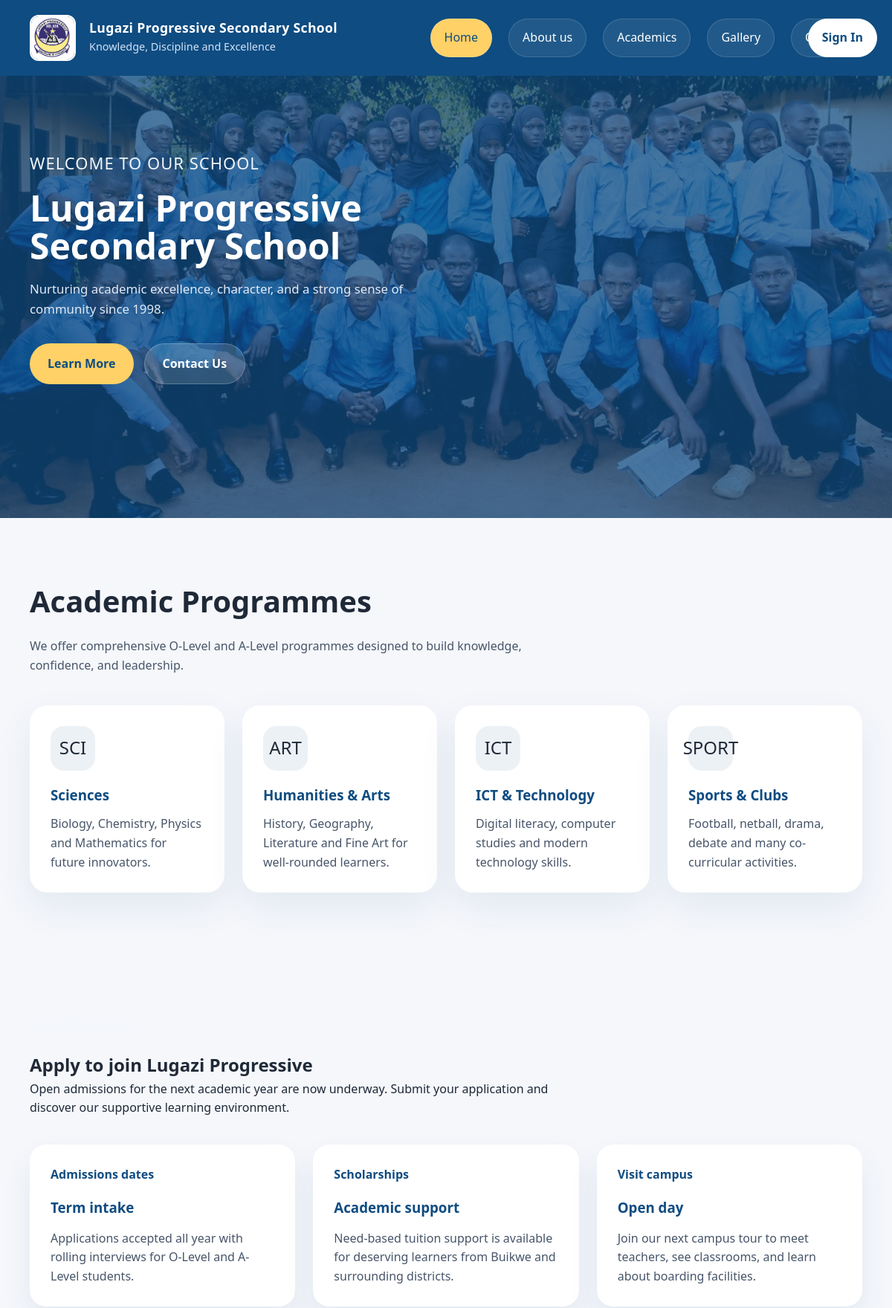
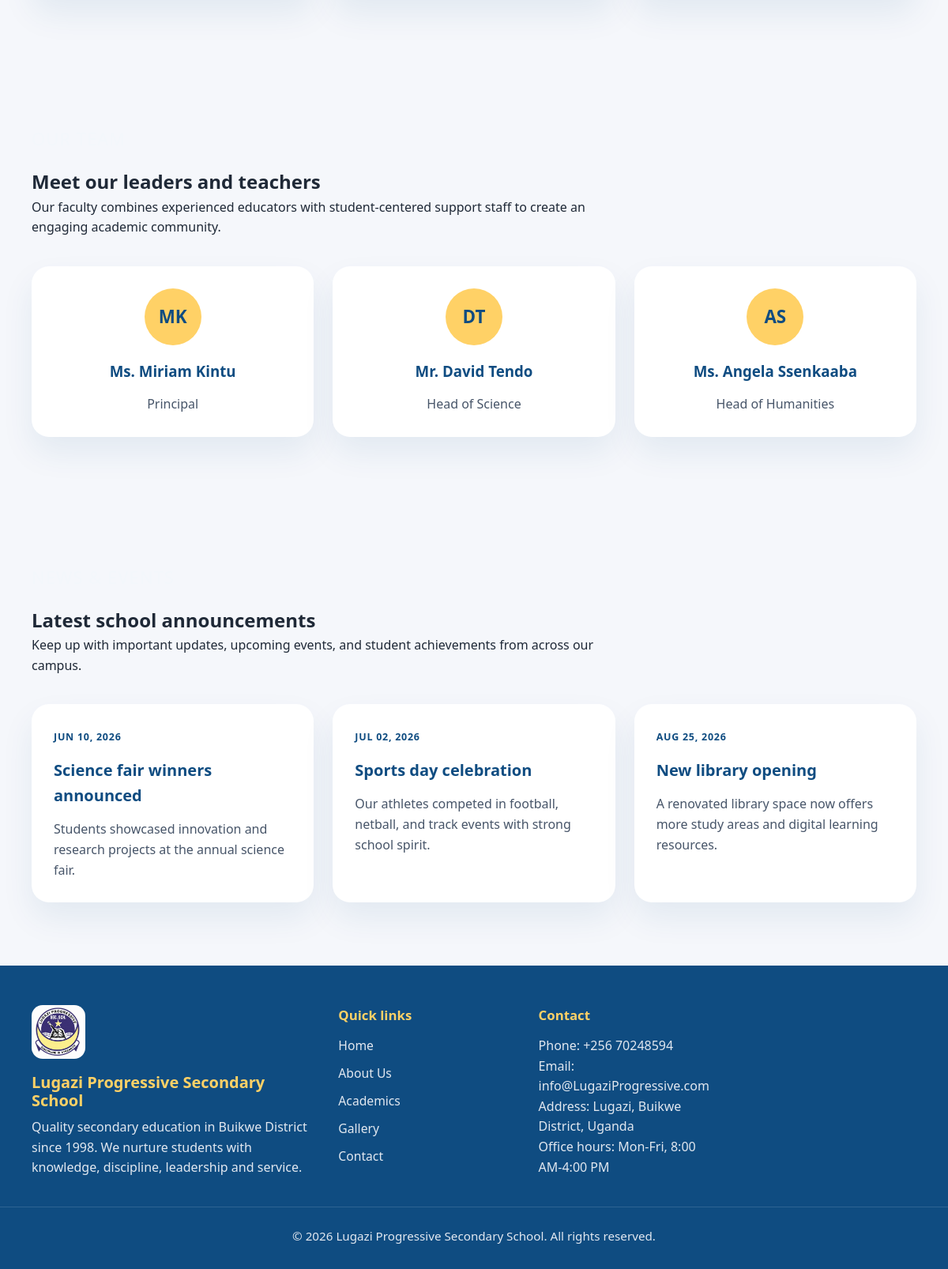
Page /pages/home.php on the committed database (2 pictures, top to bottom).
### tables this page shows
CREATE TABLE IF NOT EXISTS page_content (
  id INT UNSIGNED AUTO_INCREMENT PRIMARY KEY,
  page_key VARCHAR(40) NOT NULL,
  block_key VARCHAR(80) NOT NULL,
  title VARCHAR(255) NOT NULL DEFAULT '',
  body TEXT NOT NULL,
  UNIQUE KEY page_block (page_key, block_key)
);

CREATE TABLE IF NOT EXISTS programs (
  id INT UNSIGNED AUTO_INCREMENT PRIMARY KEY,
  icon VARCHAR(30) NOT NULL DEFAULT '',
  title VARCHAR(180) NOT NULL,
  description TEXT NOT NULL,
  sort_order INT NOT NULL DEFAULT 0,
  UNIQUE KEY program_title (title)
);

CREATE TABLE IF NOT EXISTS admissions (
  id INT UNSIGNED AUTO_INCREMENT PRIMARY KEY,
  label VARCHAR(180) NOT NULL,
  title VARCHAR(180) NOT NULL,
  description TEXT NOT NULL,
  sort_order INT NOT NULL DEFAULT 0,
  UNIQUE KEY admission_title (title)
);

CREATE TABLE IF NOT EXISTS staff_members (
  id INT UNSIGNED AUTO_INCREMENT PRIMARY KEY,
  name VARCHAR(180) NOT NULL,
  role VARCHAR(180) NOT NULL,
  initials VARCHAR(12) NOT NULL DEFAULT '',
  sort_order INT NOT NULL DEFAULT 0,
  UNIQUE KEY staff_name (name)
);

CREATE TABLE IF NOT EXISTS news_items (
  id INT UNSIGNED AUTO_INCREMENT PRIMARY KEY,
  published_at DATE NOT NULL,
  title VARCHAR(180) NOT NULL,
  description TEXT NOT NULL,
  sort_order INT NOT NULL DEFAULT 0,
  is_published TINYINT(1) NOT NULL DEFAULT 1,
  UNIQUE KEY news_title_date (title, published_at)
);

### includes/database.php (called while the page is built)
<?php
function database(): PDO
{
    static $pdo;
    if ($pdo instanceof PDO) {
        return $pdo;
    }
    $config = require __DIR__ . '/../config/config.php';
    $database = $config['database'];
    $dsn = sprintf(
        'mysql:host=%s;port=%s;dbname=%s;charset=utf8mb4',
        $database['host'],
        $database['port'],
        $database['name']
    );
    $pdo = new PDO($dsn, $database['user'], $database['password'], [
        PDO::ATTR_ERRMODE => PDO::ERRMODE_EXCEPTION,
        PDO::ATTR_DEFAULT_FETCH_MODE => PDO::FETCH_ASSOC,
        PDO::ATTR_EMULATE_PREPARES => false,
    ]);
    return $pdo;
}

### includes/functions.php (called while the page is built, shortened)
<?php
function escape(?string $value): string
{
    return htmlspecialchars($value ?? '', ENT_QUOTES | ENT_SUBSTITUTE, 'UTF-8');
}
function site_settings(): array
{
    static $settings;
    if ($settings === null) {
        $settings = require __DIR__ . '/../config/site.php';
    }
    return $settings;
}
function setting(string $key): string
{
    return site_settings()[$key] ?? '';
}
function page_content(string $page, string $key): array
{
    static $content;
    if ($content === null) {
        $content = [];
        foreach (database()->query('SELECT page_key, block_key, title, body FROM page_content') as $row) {
            $content[$row['page_key']][$row['block_key']] = $row;
        }
    }
    return $content[$page][$key] ?? ['title' => '', 'body' => ''];
}
function page_rows(string $table): array
{
    $tables = ['programs', 'admissions', 'staff_members', 'news_items', 'academic_courses', 'gallery_items'];
    $publishedOnly = in_array($table, ['news_items', 'gallery_items'], true) ? ' WHERE is_published = 1' : '';
    return database()->query("SELECT * FROM `$table`$publishedOnly ORDER BY sort_order, id")->fetchAll();
}

### config/site.php (called while the page is built)
<?php
return array (
  'school_name' => 'Lugazi Progressive Secondary School',
  'school_slogan' => 'Knowledge, Discipline and Excellence',
  'school_description' => 'Quality secondary education in Buikwe District since 1998. We nurture students with knowledge, discipline, leadership and service.',
  'logo_path' => '/assets/img/school logo.jpeg',
  'phone' => '+256 70248594',
  'email' => 'info@LugaziProgressive.com',
  'address' => 'Lugazi, Buikwe District, Uganda',
  'office_hours' => 'Mon-Fri, 8:00 AM-4:00 PM',
  'map_embed_url' => 'https://www.google.com/maps/embed?pb=!1m18!1m12!1m3!1d4710.489971248489!2d32.925344418669155!3d0.3645657678363185!2m3!1f0!2f0!3f0!3m2!1i1024!2i768!4f13.1!3m3!1m2!1s0x177dda93bbc9e84b%3A0xdf28d5d7c43ffb9!2sLugazi%20Progressive%20Secondary%20School!5e0!3m2!1sen!2sug!4v1782146062129!5m2!1sen!2sug',
);

### pages/home.php (the view, shortened to what this page needs)
<?php
$content = [
    'hero_eyebrow' => page_content('home', 'hero_eyebrow'),
    'hero' => page_content('home', 'hero'),
    'hero_primary_link' => page_content('home', 'hero_primary_link'),
    'hero_secondary_link' => page_content('home', 'hero_secondary_link'),
    'programs' => page_content('home', 'programs'),
    'admissions_eyebrow' => page_content('home', 'admissions_eyebrow'),
    'admissions' => page_content('home', 'admissions'),
    'team_eyebrow' => page_content('home', 'team_eyebrow'),
    'team' => page_content('home', 'team'),
    'news_eyebrow' => page_content('home', 'news_eyebrow'),
    'news' => page_content('home', 'news'),
];
$programs = page_rows('programs');
$admissions = page_rows('admissions');
$staff = page_rows('staff_members');
$news = page_rows('news_items');
require __DIR__ . '/../components/meta.php';
require __DIR__ . '/../components/header.php';
?>
<main>
  <section class="hero">
    <div class="container">
      <div class="hero-content">
        <p class="eyebrow"><?= escape($content['hero_eyebrow']['body']) ?></p>
        <h1><?= escape(setting('school_name')) ?></h1>
        <p class="hero-copy"><?= escape($content['hero']['body']) ?></p>
        <div class="hero-actions">
          <a class="btn btn-primary" href="/pages/aboutus.php"><?= escape($content['hero_primary_link']['title']) ?></a>
          <a class="btn btn-secondary" href="/pages/contactus.php"><?= escape($content['hero_secondary_link']['title']) ?></a>
        </div>
      </div>
    </div>
  </section>
  <section class="programs-intro">
    <div class="container">
      <div class="programs-header">
        <h2><?= escape($content['programs']['title']) ?></h2>
        <p><?= escape($content['programs']['body']) ?></p>
      </div>
      <div class="programs-grid">
        <?php foreach ($programs as $program): ?>
          <article class="program-card">
            <span class="program-icon"><?= escape($program['icon']) ?></span>
            <h3><?= escape($program['title']) ?></h3>
            <p><?= escape($program['description']) ?></p>
          </article>
        <?php endforeach; ?>
      </div>
    </div>
  </section>
  <section class="admissions-highlights">
    <div class="container">
      <div class="section-head">
        <p class="eyebrow"><?= escape($content['admissions_eyebrow']['body']) ?></p>
        <h2><?= escape($content['admissions']['title']) ?></h2>
        <p><?= escape($content['admissions']['body']) ?></p>
      </div>
      <div class="admissions-grid">
        <?php foreach ($admissions as $admission): ?>
          <article class="admission-card">
            <span><?= escape($admission['label']) ?></span>
            <h3><?= escape($admission['title']) ?></h3>
            <p><?= escape($admission['description']) ?></p>
          </article>
        <?php endforeach; ?>
      </div>
    </div>
  </section>
  <section class="team-section">
    <div class="container">
      <div class="section-head">
        <p class="eyebrow"><?= escape($content['team_eyebrow']['body']) ?></p>
        <h2><?= escape($content['team']['title']) ?></h2>
        <p><?= escape($content['team']['body']) ?></p>
      </div>
      <div class="team-grid">
        <?php foreach ($staff as $member): ?>
          <article class="team-card">
            <div class="team-avatar"><?= escape($member['initials']) ?></div>
            <h3><?= escape($member['name']) ?></h3>
            <p><?= escape($member['role']) ?></p>
          </article>
        <?php endforeach; ?>
      </div>
    </div>
  </section>
  <section class="news-section">
    <div class="container">
      <div class="section-head">
        <p class="eyebrow"><?= escape($content['news_eyebrow']['body']) ?></p>
        <h2><?= escape($content['news']['title']) ?></h2>
        <p><?= escape($content['news']['body']) ?></p>
      </div>
      <div class="news-grid">
        <?php foreach ($news as $item): ?>
          <article class="news-card">
            <span class="news-date"><?= escape(date('M d, Y', strtotime($item['published_at']))) ?></span>
            <h3><?= escape($item['title']) ?></h3>
            <p><?= escape($item['description']) ?></p>
          </article>
        <?php endforeach; ?>
      </div>
    </div>
  </section>
</main>
<?php require __DIR__ . '/../components/footer.php'; ?>
</body>
</html>

### assets/css/style.css (style rules this page uses)
* { margin: 0; padding: 0; box-sizing: border-box; }
html { scroll-behavior: smooth; }
body { font-family: 'Segoe UI', Tahoma, Geneva, Verdana, sans-serif; line-height: 1.6; color: #1f2937; background: #f5f7fb; }
a { color: inherit; text-decoration: none; }
.container { width: min(1120px, calc(100% - 40px)); margin: 0 auto; }
body { padding-top: 82px; }
.hero { background-image: linear-gradient(rgba(15, 76, 129, 0.75), rgba(15, 76, 129, 0.75)), url("../img/background .jpeg"); background-size: cover; background-position: center; color: #fff; padding: 120px 0 180px; }
.hero .container { display: grid; gap: 30px; }
.hero-content { max-width: 620px; }
.eyebrow { text-transform: uppercase; letter-spacing: 1px; font-size: 22px; color: #f3f7fb; margin-bottom: 18px; }
.hero-content h1 { font-size: clamp(2.9rem, 4vw, 4.8rem); line-height: 1.05; margin-bottom: 20px; }
.hero-copy { max-width: 520px; margin-bottom: 32px; font-size: 1.05rem; color: #e2eaf6; }
.hero-actions { display: flex; flex-wrap: wrap; gap: 14px; }
.btn { display: inline-flex; align-items: center; justify-content: center; padding: 14px 24px; border-radius: 999px; font-weight: 700; transition: transform 0.2s ease, background 0.2s ease; }
.btn-primary { background: #ffd166; color: #0f4c81; }
.btn-secondary { background: rgba(255, 255, 255, 0.15); color: #fff; border: 1px solid rgba(255, 255, 255, 0.22); }
.programs-intro { padding: 80px 0; }
.programs-header h2 { font-size: 2.5rem; margin-bottom: 16px; }
.programs-header p { max-width: 720px; color: #475569; }
.programs-grid { display: grid; grid-template-columns: repeat(auto-fit, minmax(240px, 1fr)); gap: 24px; margin-top: 40px; }
.program-card { background: #fff; border-radius: 24px; padding: 28px; box-shadow: 0 20px 50px rgba(15, 76, 129, 0.08); }
.program-icon { display: inline-flex; align-items: center; justify-content: center; width: 60px; height: 60px; border-radius: 18px; background: rgba(15, 76, 129, 0.08); font-size: 1.5rem; margin-bottom: 18px; }
.program-card h3 { margin-bottom: 12px; color: #0f4c81; }
.program-card p { color: #475569; }
.section-head { max-width: 760px; margin-bottom: 36px; }
.admissions-highlights, .team-section, .news-section { padding: 80px 0; }
.admissions-grid, .team-grid, .news-grid { display: grid; grid-template-columns: repeat(auto-fit, minmax(260px, 1fr)); gap: 24px; }
.admission-card, .team-card, .news-card { background: #fff; border-radius: 22px; padding: 28px; box-shadow: 0 20px 40px rgba(15, 76, 129, 0.08); }
.admission-card span, .team-card span, .news-card .news-date { display: inline-block; margin-bottom: 16px; color: #0f4c81; font-weight: 700; }
.admission-card h3, .team-card h3, .news-card h3 { margin-bottom: 14px; color: #0f4c81; }
.admission-card p, .team-card p, .news-card p { color: #475569; }
.team-card { text-align: center; }
.team-avatar { width: 72px; height: 72px; margin: 0 auto 18px; display: inline-flex; align-items: center; justify-content: center; border-radius: 50%; background: #ffd166; color: #0f4c81; font-size: 1.4rem; font-weight: 700; }
.news-card .news-date { text-transform: uppercase; letter-spacing: 0.06em; font-size: 0.78rem; }
.news-card h3 { font-size: 1.25rem; }

### rows in the picture
page_content: body "WELCOME TO OUR SCHOOL"
page_content: body "Nurturing academic excellence, character, and a strong sense of community since 1998."
page_content: title "Learn More"
page_content: title "Contact Us"
page_content: title "Academic Programmes", body "We offer comprehensive O-Level and A-Level programmes designed to build knowledge, confidence, and leadership."
programs: icon "SCI", title "Sciences", description "Biology, Chemistry, Physics and Mathematics for future innovators."
programs: icon "ART", title "Humanities & Arts", description "History, Geography, Literature and Fine Art for well-rounded learners."
programs: icon "ICT", title "ICT & Technology", description "Digital literacy, computer studies and modern technology skills."
programs: icon "SPORT", title "Sports & Clubs", description "Football, netball, drama, debate and many co-curricular activities."
page_content: title "Apply to join Lugazi Progressive", body "Open admissions for the next academic year are now underway. Submit your application and discover our supportive learning environment."
admissions: label "Admissions dates", title "Term intake", description "Applications accepted all year with rolling interviews for O-Level and A-Level students."
admissions: label "Scholarships", title "Academic support", description "Need-based tuition support is available for deserving learners from Buikwe and surrounding districts."
admissions: label "Visit campus", title "Open day", description "Join our next campus tour to meet teachers, see classrooms, and learn about boarding facilities."
page_content: title "Meet our leaders and teachers", body "Our faculty combines experienced educators with student-centered support staff to create an engaging academic community."
staff_members: initials "MK", name "Ms. Miriam Kintu", role "Principal"
staff_members: initials "DT", name "Mr. David Tendo", role "Head of Science"
staff_members: initials "AS", name "Ms. Angela Ssenkaaba", role "Head of Humanities"
page_content: title "Latest school announcements", body "Keep up with important updates, upcoming events, and student achievements from across our campus."
news_items: published_at "JUN 10, 2026", title "Science fair winners announced", description "Students showcased innovation and research projects at the annual science fair."
news_items: published_at "JUL 02, 2026", title "Sports day celebration", description "Our athletes competed in football, netball, and track events with strong school spirit."
news_items: published_at "AUG 25, 2026", title "New library opening", description "A renovated library space now offers more study areas and digital learning resources."

### other values in the picture
$siteSettings['school_name'] "Lugazi Progressive Secondary School"
$siteSettings['school_slogan'] "Knowledge, Discipline and Excellence"
setting('school_name') "Lugazi Progressive Secondary School"
setting('school_description') "Quality secondary education in Buikwe District since 1998. We nurture students with knowledge, discipline, leadership and service."
setting('phone') "+256 70248594"
setting('email') "info@LugaziProgressive.com"
setting('address') "Lugazi, Buikwe District, Uganda"
setting('office_hours') "Mon-Fri, 8:00 AM-4:00 PM"
